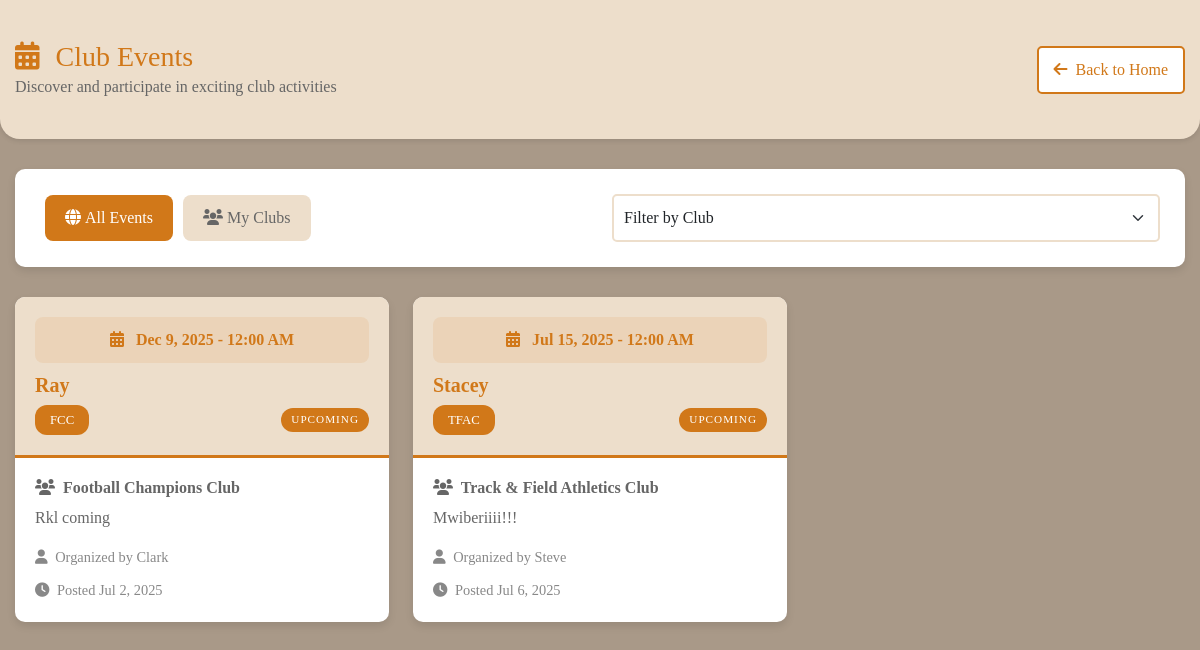
/events.php (signed in), run on the app's committed database.
### tables this page shows
CREATE TABLE `events` (
  `id` int(11) NOT NULL,
  `club_id` int(11) NOT NULL,
  `title` varchar(150) NOT NULL,
  `description` text DEFAULT NULL,
  `event_date` date DEFAULT NULL,
  `created_at` timestamp NOT NULL DEFAULT current_timestamp()
);

CREATE TABLE `clubs` (
  `id` int(11) NOT NULL,
  `patron_id` int(11) NOT NULL,
  `name` varchar(100) NOT NULL,
  `initials` varchar(10) NOT NULL,
  `description` text DEFAULT NULL,
  `created_by` int(11) DEFAULT NULL,
  `created_at` timestamp NOT NULL DEFAULT current_timestamp()
);

CREATE TABLE `users` (
  `id` int(11) NOT NULL,
  `username` varchar(50) NOT NULL,
  `surname` varchar(100) DEFAULT NULL,
  `email` varchar(100) NOT NULL,
  `school_id` varchar(50) NOT NULL,
  `password` varchar(255) NOT NULL,
  `role` enum('student','club_manager','admin') DEFAULT 'student',
  `created_at` timestamp NOT NULL DEFAULT current_timestamp()
);

### events.php (the view, shortened to what this page needs)
<?php
require_once 'config.php';
$user_logged_in = isset($_SESSION['user_id']);
$user_id = $user_logged_in ? $_SESSION['user_id'] : null;
$user_role = $user_logged_in ? $_SESSION['role'] : 'guest';
function getAllEvents($conn) {
    $sql = "SELECT e.*, c.name as club_name, c.initials as club_initials,
                   u.username as creator_name
            FROM events e
            JOIN clubs c ON e.club_id = c.id
            LEFT JOIN club_managers cm ON c.id = cm.club_id
            LEFT JOIN users u ON cm.user_id = u.id
            ORDER BY e.event_date DESC, e.created_at DESC";
    $result = $conn->query($sql);
    return $result ? $result->fetch_all(MYSQLI_ASSOC) : [];
}
$filter = isset($_GET['filter']) ? $_GET['filter'] : 'all';
$club_filter = isset($_GET['club']) ? (int)$_GET['club'] : 0;
if ($user_role === 'admin') {
    if ($club_filter > 0) {
        $events = getClubEvents($conn, $club_filter);
    } else {
        $events = getAllEvents($conn);
    }
} else if ($user_role === 'student') {
    if ($club_filter > 0) {
        $events = getClubEvents($conn, $club_filter);
    } else if ($filter === 'my_clubs') {
        $events = getUserClubEvents($conn, $user_id);
    } else {
        $events = getAllEvents($conn);
    }
} else {
    if ($club_filter > 0) {
        $events = getClubEvents($conn, $club_filter);
    } else {
        $events = getAllEvents($conn);
    }
}
function formatEventDate($date) {
    $event_date = new DateTime($date);
    $today = new DateTime();
    $tomorrow = new DateTime('+1 day');
    if ($event_date->format('Y-m-d') === $today->format('Y-m-d')) {
        return 'Today - ' . $event_date->format('g:i A');
    } else if ($event_date->format('Y-m-d') === $tomorrow->format('Y-m-d')) {
        return 'Tomorrow - ' . $event_date->format('g:i A');
    } else {
        return $event_date->format('M j, Y - g:i A');
    }
}
function isUpcoming($date) {
    return new DateTime($date) > new DateTime();
}
?>
<!DOCTYPE html>
<html lang="en">
<head>
    <link href="https://cdn.jsdelivr.net/npm/bootstrap@5.1.3/dist/css/bootstrap.min.css" rel="stylesheet">
    <link href="https://cdnjs.cloudflare.com/ajax/libs/font-awesome/6.0.0/css/all.min.css" rel="stylesheet">
</head>
<body>
    <div class="page-header">
        <div class="container">
            <div class="row align-items-center">
                <div class="col-md-6">
                    <h1><i class="fas fa-calendar-alt me-3"></i>Club Events</h1>
                    <p class="mb-0">Discover and participate in exciting club activities</p>
                </div>
                <div class="col-md-6 text-md-end">
                    <?php if ($user_logged_in): ?>
                        <a href="home.php" class="btn btn-light">
                            <i class="fas fa-arrow-left me-2"></i>Back to Home
                        </a>
                    <?php endif; ?>
                </div>
            </div>
        </div>
    </div>
    <div class="container">
        <div class="filter-tabs">
            <div class="row align-items-center">
                <div class="col-md-6">
                    <ul class="nav nav-pills">
                        <li class="nav-item">
                            <a class="nav-link <?php echo ($filter === 'all') ? 'active' : ''; ?>"
                               href="?filter=all">
                                <i class="fas fa-globe me-1"></i>All Events
                            </a>
                        </li>
                        <?php if ($user_logged_in && $user_role !== 'admin'): ?>
                        <li class="nav-item">
                            <a class="nav-link <?php echo ($filter === 'my_clubs') ? 'active' : ''; ?>"
                               href="?filter=my_clubs">
                                <i class="fas fa-users me-1"></i>My Clubs
                            </a>
                        </li>
                        <?php endif; ?>
                    </ul>
                </div>
                <div class="col-md-6">
                    <select class="form-select" onchange="filterByClub(this.value)">
                        <option value="0">Filter by Club</option>
                    </select>
                </div>
            </div>
        </div>
        <div class="row">
            <?php if (empty($events)): ?>
                <div class="col-12">
                    <div class="no-events">
                        <i class="fas fa-calendar-times"></i>
                        <h3>No Events Found</h3>
                        <?php if ($filter === 'my_clubs' && $user_logged_in): ?>
                            <p>You don't have any events from your clubs yet. Join clubs or check back later!</p>
                            <a href="clubs.php" class="btn">
                                <i class="fas fa-search me-2"></i>Browse Clubs
                            </a>
                        <?php else: ?>
                            <p>There are currently no events to display. Check back later for exciting club activities!</p>
                        <?php endif; ?>
                        <?php if ($user_logged_in && $user_role === 'club_manager'): ?>
                        <a href="manage_events.php" class="btn ms-2">
                            <i class="fas fa-plus me-2"></i>Create Event
                        </a>
                        <?php endif; ?>
                    </div>
                </div>
            <?php else: ?>
                <?php foreach ($events as $event): ?>
                    <div class="col-md-6 col-lg-4">
                        <div class="card event-card">
                            <div class="event-header">
                                <div class="event-date">
                                    <i class="fas fa-calendar-alt me-2"></i>
                                    <?php echo formatEventDate($event['event_date']); ?>
                                </div>
                                <h5 class="mb-2"><?php echo htmlspecialchars($event['title']); ?></h5>
                                <div class="d-flex justify-content-between align-items-center">
                                    <span class="club-badge">
                                        <?php echo htmlspecialchars($event['club_initials']); ?>
                                    </span>
                                    <?php if (isUpcoming($event['event_date'])): ?>
                                        <span class="upcoming-badge">Upcoming</span>
                                    <?php else: ?>
                                        <span class="past-badge">Past</span>
                                    <?php endif; ?>
                                </div>
                            </div>
                            <div class="event-body">
                                <h6 class="text-muted mb-2">
                                    <i class="fas fa-users me-1"></i>
                                    <?php echo htmlspecialchars($event['club_name']); ?>
                                </h6>
                                <?php if ($event['description']): ?>
                                <div class="event-description">
                                    <?php echo nl2br(htmlspecialchars($event['description'])); ?>
                                </div>
                                <?php endif; ?>
                                <?php if ($event['creator_name']): ?>
                                <div class="creator-info">
                                    <i class="fas fa-user me-1"></i>
                                    Organized by <?php echo htmlspecialchars($event['creator_name']); ?>
                                </div>
                                <?php endif; ?>
                                <div class="creator-info">
                                    <i class="fas fa-clock me-1"></i>
                                    Posted <?php echo date('M j, Y', strtotime($event['created_at'])); ?>
                                </div>
                            </div>
                        </div>
                    </div>
                <?php endforeach; ?>
            <?php endif; ?>
        </div>
    </div>
</body>
</html>

### events.php (style rules this page uses)
body { font-family: 'Times New Roman', Times, serif; margin: 0; padding: 0; background-color: rgb(169, 153, 136); line-height: 1.6; }
.page-header { background-color: rgb(237, 222, 203); color: rgb(209, 120, 25); padding: 40px 0; margin-bottom: 30px; border-radius: 0 0 20px 20px; box-shadow: 0 2px 5px rgba(0,0,0,0.1); }
.page-header h1 { color: rgb(209, 120, 25); font-size: 28px; margin: 0; }
.page-header p { color: #666; font-size: 16px; margin-bottom: 0; }
.btn { background-color: rgb(209, 120, 25); color: white; padding: 10px 15px; text-decoration: none; border-radius: 5px; border: none; transition: background-color 0.3s ease, transform 0.3s ease; display: inline-block; cursor: pointer; }
.btn-light { background-color: #fff; color: rgb(209, 120, 25); border: 2px solid rgb(209, 120, 25); }
.filter-tabs { background: #fff; border-radius: 10px; padding: 25px; margin-bottom: 30px; box-shadow: 0 4px 8px rgba(0,0,0,0.1); }
.nav-pills { margin-bottom: 0; }
.nav-pills .nav-link { border-radius: 8px; margin: 0 5px; color: #666; border: none; background-color: rgb(237, 222, 203); padding: 10px 20px; transition: all 0.3s ease; }
.nav-pills .nav-link.active { background-color: rgb(209, 120, 25); color: white; }
.form-select { border: 2px solid rgb(237, 222, 203); border-radius: 5px; padding: 10px; font-family: 'Times New Roman', Times, serif; background-color: #fff; }
.event-card { border: none; border-radius: 10px; box-shadow: 0 4px 8px rgba(0,0,0,0.1); transition: transform 0.3s ease, box-shadow 0.3s ease; margin-bottom: 20px; background-color: #fff; }
.event-header { background-color: rgb(237, 222, 203); color: rgb(209, 120, 25); border-radius: 10px 10px 0 0; padding: 20px; border-bottom: 3px solid rgb(209, 120, 25); }
.event-date { background: rgba(209, 120, 25, 0.1); border-radius: 8px; padding: 10px; text-align: center; margin-bottom: 10px; color: rgb(209, 120, 25); font-weight: bold; }
.club-badge { background-color: rgb(209, 120, 25); color: white; border-radius: 12px; padding: 5px 15px; font-size: 0.8rem; display: inline-block; }
.event-body { padding: 20px; }
.event-description { color: #666; line-height: 1.6; margin-bottom: 15px; }
.upcoming-badge { background-color: rgb(209, 120, 25); color: white; padding: 3px 10px; border-radius: 15px; font-size: 0.7rem; text-transform: uppercase; letter-spacing: 1px; }
.creator-info { color: #888; font-size: 0.9rem; margin-top: 10px; }
.text-muted { color: #666 !important; }
.event-body h6 { color: rgb(209, 120, 25); font-weight: bold; margin-bottom: 10px; }
.event-header h5 { color: rgb(209, 120, 25); font-weight: bold; margin-bottom: 15px; }
.container { max-width: 1200px; margin: 0 auto; padding: 0 15px; }

### data on the page
events: event_date "Dec 9, 2025 - 12:00 AM", title "Ray", club.initials "FCC", shows "UPCOMING", club.name "Football Champions Club", description "Rkl coming", users.username "Clark", created_at "Jul 2, 2025"
events: event_date "Jul 15, 2025 - 12:00 AM", title "Stacey", club.initials "TFAC", shows "UPCOMING", club.name "Track & Field Athletics Club", description "Mwiberiiii!!!", users.username "Steve", created_at "Jul 6, 2025"
